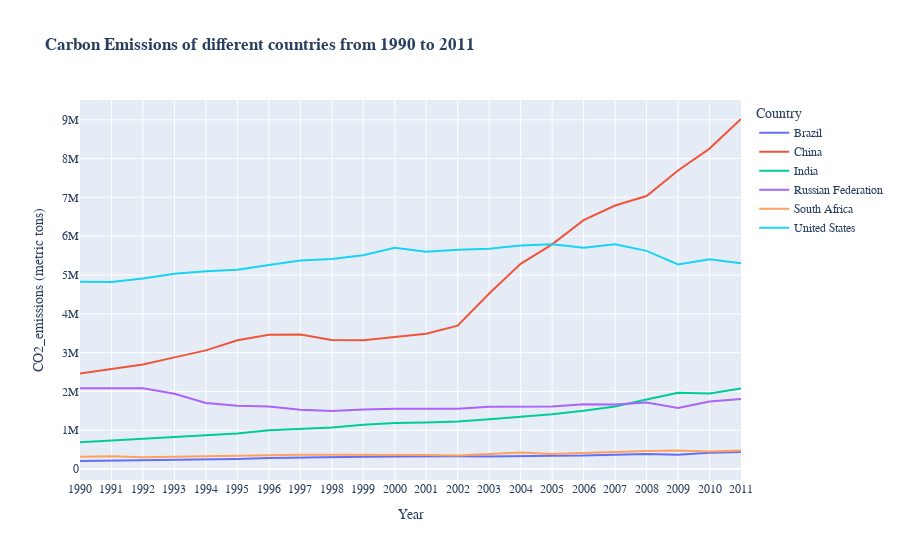

Notebook code cell kept with this figure:
### Markdown cell above
<strong>Line graph of the BRICS coutries, with the United States, and their metric tons of carbon emissions.</strong>

### Code cell
fig = px.line(
    brics_usa_countries,
    x="Year",
    y="CO2_emissions (metric tons)",
    color="Country",
    title="<b>Carbon Emissions of different countries from 1990 to 2011</b>",
)
fig.update_layout(font_family="Arial Black")
fig.show()

### Figure 1 — Plotly figure (JSON) as saved in the notebook; plotly's stock layout.template omitted (floating-point values rounded to 4 significant figures)
{"data": [{"hovertemplate": "Country=Brazil<br>Year=%{x}<br>CO2_emissions (metric tons)=%{y}<extra></extra>", "legendgroup": "Brazil", "line": {"color": "#636efa", "dash": "solid"}, "marker": {"symbol": "circle"}, "mode": "lines", "name": "Brazil", "orientation": "v", "showlegend": true, "type": "scatter", "x": ["1990", "1991", "1992", "1993", "1994", "1995", "1996", "1997", "1998", "1999", "2000", "2001", "2002", "2003", "2004", "2005", "2006", "2007", "2008", "2009", "2010", "2011"], "xaxis": "x", "y": [208887, 219300.0, 220700.0, 230700.0, 242154, 258300.0, 284800.0, 300500.0, 312300.0, 320200.0, 328000.0, 337400.0, 332300.0, 321600.0, 337826, 347300.0, 347700.0, 363200.0, 387700.0, 367100.0, 419800.0, 439400.0], "yaxis": "y"}, {"hovertemplate": "Country=China<br>Year=%{x}<br>CO2_emissions (metric tons)=%{y}<extra></extra>", "legendgroup": "China", "line": {"color": "#EF553B", "dash": "solid"}, "marker": {"symbol": "circle"}, "mode": "lines", "name": "China", "orientation": "v", "showlegend": true, "type": "scatter", "x": ["1990", "1991", "1992", "1993", "1994", "1995", "1996", "1997", "1998", "1999", "2000", "2001", "2002", "2003", "2004", "2005", "2006", "2007", "2008", "2009", "2010", "2011"], "xaxis": "x", "y": [2460744, 2585000.0, 2696000.0, 2878694, 3058000.0, 3320000.0, 3463000.0, 3469510, 3324000.0, 3318000.0, 3405000.0, 3488000.0, 3694000.0, 4525177, 5288166, 5790017, 6414000.0, 6792000.0, 7035000.0, 7692000.0, 8257000.0, 9020000.0], "yaxis": "y"}, {"hovertemplate": "Country=India<br>Year=%{x}<br>CO2_emissions (metric tons)=%{y}<extra></extra>", "legendgroup": "India", "line": {"color": "#00cc96", "dash": "solid"}, "marker": {"symbol": "circle"}, "mode": "lines", "name": "India", "orientation": "v", "showlegend": true, "type": "scatter", "x": ["1990", "1991", "1992", "1993", "1994", "1995", "1996", "1997", "1998", "1999", "2000", "2001", "2002", "2003", "2004", "2005", "2006", "2007", "2008", "2009", "2010", "2011"], "xaxis": "x", "y": [690600.0, 737900.0, 783600.0, 814300.0, 864900.0, 920000.0, 1002000.0, 1044000.0, 1072000.0, 1144390, 1187000.0, 1204000.0, 1227000.0, 1282000.0, 1349000.0, 1411000.0, 1504000.0, 1611000.0, 1793075, 1965820, 1951000.0, 2074000.0], "yaxis": "y"}, {"hovertemplate": "Country=Russian Federation<br>Year=%{x}<br>CO2_emissions (metric tons)=%{y}<extra></extra>", "legendgroup": "Russian Federation", "line": {"color": "#ab63fa", "dash": "solid"}, "marker": {"symbol": "circle"}, "mode": "lines", "name": "Russian Federation", "orientation": "v", "showlegend": true, "type": "scatter", "x": ["1990", "1991", "1992", "1993", "1994", "1995", "1996", "1997", "1998", "1999", "2000", "2001", "2002", "2003", "2004", "2005", "2006", "2007", "2008", "2009", "2010", "2011"], "xaxis": "x", "y": [2082000.0, 2082000.0, 2082000.0, 1941000.0, 1701000.0, 1634000.0, 1616000.0, 1529000.0, 1498000.0, 1534000.0, 1558112, 1558002, 1558000.0, 1605000.0, 1603000.0, 1616000.0, 1670000.0, 1668000.0, 1715639, 1574000.0, 1743000.0, 1808073], "yaxis": "y"}, {"hovertemplate": "Country=South Africa<br>Year=%{x}<br>CO2_emissions (metric tons)=%{y}<extra></extra>", "legendgroup": "South Africa", "line": {"color": "#FFA15A", "dash": "solid"}, "marker": {"symbol": "circle"}, "mode": "lines", "name": "South Africa", "orientation": "v", "showlegend": true, "type": "scatter", "x": ["1990", "1991", "1992", "1993", "1994", "1995", "1996", "1997", "1998", "1999", "2000", "2001", "2002", "2003", "2004", "2005", "2006", "2007", "2008", "2009", "2010", "2011"], "xaxis": "x", "y": [319800.0, 332600.0, 307800.0, 321100.0, 337600.0, 353500.0, 358600.0, 371300.0, 372200.0, 371000.0, 368600.0, 362700.0, 347700.0, 380800.0, 424800.0, 391819, 422400.0, 441000.0, 469090, 477800.0, 454950, 477200.0], "yaxis": "y"}, {"hovertemplate": "Country=United States<br>Year=%{x}<br>CO2_emissions (metric tons)=%{y}<extra></extra>", "legendgroup": "United States", "line": {"color": "#19d3f3", "dash": "solid"}, "marker": {"symbol": "circle"}, "mode": "lines", "name": "United States", "orientation": "v", "showlegend": true, "type": "scatter", "x": ["1990", "1991", "1992", "1993", "1994", "1995", "1996", "1997", "1998", "1999", "2000", "2001", "2002", "2003", "2004", "2005", "2006", "2007", "2008", "2009", "2010", "2011"], "xaxis": "x", "y": [4824000.0, 4822000.0, 4911000.0, 5033000.0, 5098000.0, 5138000.0, 5261000.0, 5375000.0, 5411000.0, 5510000.0, 5702000.0, 5601000.0, 5649000.0, 5679000.0, 5763000.0, 5795000.0, 5704000.0, 5795000.0, 5622000.0, 5274000.0, 5408869, 5306000.0], "yaxis": "y"}], "layout": {"font": {"family": "Arial Black"}, "legend": {"title": {"text": "Country"}, "tracegroupgap": 0}, "title": {"text": "<b>Carbon Emissions of different countries from 1990 to 2011</b>"}, "xaxis": {"anchor": "y", "domain": [0, 1], "title": {"text": "Year"}}, "yaxis": {"anchor": "x", "domain": [0, 1], "title": {"text": "CO2_emissions (metric tons)"}}}}
